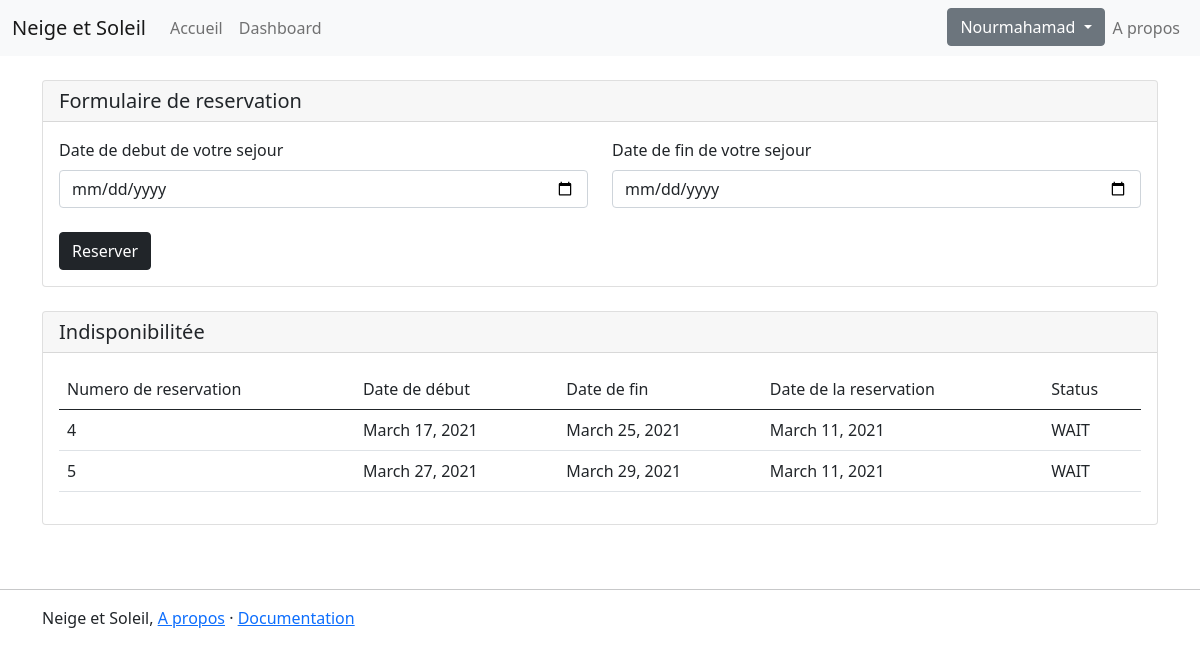
The page /reserver/1 (signed in) on the database its author committed.
### neige_soleil_app/models.py (models this page shows, shortened)
class Reservation(models.Model):
    ENCOURS = 'WAIT'
    ANNULER = 'CANCEL'
    STATUS_RES = [
        (ENCOURS, 'En cours'),
        (ANNULER, 'Annuler'),
    ]
    profile = models.ForeignKey(Profile, on_delete=models.CASCADE)
    propriete = models.ForeignKey(ContratProprietaire, on_delete=models.CASCADE)
    date_reservation = models.DateField(auto_now_add=True)
    date_debut_sejour = models.DateField()
    date_fin_sejour = models.DateField()
    status_reservation = models.CharField(max_length=6, choices=STATUS_RES, default=ENCOURS)

### neige_soleil_app/decorators.py (the view)
    def wrapper_func(request, *args, **kwargs):
        try:
            val = request.user.profile
            return view_func(request, *args, **kwargs)
        except ObjectDoesNotExist:
            return redirect('new_profile')

### neige_soleil_app/views.py (called while the page is built, shortened)
@login_required(login_url='login')
@known_profile
def new_reservation(request, pk):
    contrat = ContratProprietaire.objects.get(id=pk)
    reservations = contrat.reservation_set.all()
    context = {
        'contrat': contrat,
        'reservations': reservations
    }
    return render(request, 'neige_soleil_app/main_new_reservation.html', context)

### neige_soleil_app/templates/neige_soleil_app/main_new_reservation.html
{% extends 'neige_soleil_app/main_layout.html' %}
{% block content %}
    {% include 'neige_soleil_app/form_reservation.html' %}
{% endblock %}

### neige_soleil_app/templates/neige_soleil_app/main_layout.html (shortened to what this page needs)
<!DOCTYPE html>
<html lang="en">
<head>
    {% load static %}
    <link href="https://cdn.jsdelivr.net/npm/bootstrap@5.0.0-beta2/dist/css/bootstrap.min.css" rel="stylesheet">
</head>
<body>
    <nav class="navbar navbar-expand-lg navbar-light bg-light">
        <div class="container-fluid">
            <a class="navbar-brand" href="{% url 'main_home' %}">Neige et Soleil</a>
                <div class="collapse navbar-collapse" id="navbarNavAltMarkup">
                    <div class="navbar-nav">
                        <a class="nav-link" href="{% url 'main_home' %}">Accueil</a>
                        {% if request.user.profile %}
                            <a class="nav-link" href="{% url 'dashboard' %}">Dashboard</a>
                        {% else %}
                            <a class="nav-link" href="{% url 'new_profile' %}">Completer mon profile</a>
                        {% endif %}
                    </div>
                </div>
            <div class="d-flex">
                {% if request.user.profile %}
                    <div class="dropdown">
                        <a class="btn btn-secondary dropdown-toggle" href="#" role="button" id="dropdownMenuLink" data-bs-toggle="dropdown" aria-expanded="false">
                            {{ request.user.first_name }}
                        </a>
                    </div>
                {% else %}
                    <div class="navbar-nav">
                        <a class="nav-link" href="{% url 'logout' %}">Se deconnecter</a>
                    </div>
                {% endif %}
                <div class="navbar-nav">
                    <a class="nav-link" href="#">A propos</a>
                </div>
            </div>
        </div>
    </nav>
    <div class="container">
        <br>
        {% block content %}
        {% endblock %}
    </div>
    <br>
    <br>
    <hr class="featurette-divider">
    <footer class="container">
        <p>Neige et Soleil, <a href="#">A propos</a> &middot; <a href="#">Documentation</a></p>
    </footer>
</body>
</html>

### neige_soleil_app/templates/neige_soleil_app/form_reservation.html (shortened to what this page needs)
<div class="card">
    <h5 class="card-header"> Formulaire de reservation</h5>
    <div class="card-body">
        <form method="post">
            <div class="row">
                <div class="col-6">
                    <label id="debut" class="form-label">Date de debut de votre sejour</label>
                    <input for="debut" class="form-control" type="date" name="date_debut_sejour" value="{{ reservation.date_debut_sejour }}" required>
                </div>
                <div class="col-6">
                    <label id="fin" class="form-label">Date de fin de votre sejour</label>
                    <input for="fin" class="form-control" type="date" name="date_fin_sejour"  value="{{ reservation.date_fin_sejour }}" required>
                </div>
            </div>
            <br>
            <input type="submit" class="btn btn-dark" value="Reserver">
        </form>
    </div>
</div>
<br>
<div class="card">
    <h5 class="card-header"> Indisponibilitée</h5>
    <div class="card-body">
        <table class="table">
            <thead>
            <tr>
                <td scope="col">Numero de reservation</td>
                <td scope="col">Date de début</td>
                <td scope="col">Date de fin</td>
                <td scope="col">Date de la reservation</td>
                <td scope="col">Status</td>
            </tr>
            </thead>
            <tbody>
            {% if reservations %}
                {% for reservation in reservations %}
                    <tr>
                        <td>{{ reservation.id}}</td>
                        <td>{{ reservation.date_debut_sejour }}</td>
                        <td>{{ reservation.date_fin_sejour }}</td>
                        <td>{{ reservation.date_reservation }}</td>
                        <td>{{ reservation.status_reservation }}</td>
                    </tr>
                {% endfor %}
            {% endif %}
            </tbody>
        </table>
    </div>
</div>

### rows shown on the page
Reservation: id "4", date_debut_sejour "March 17, 2021", date_fin_sejour "March 25, 2021", date_reservation "March 11, 2021", status_reservation "WAIT"
Reservation: id "5", date_debut_sejour "March 27, 2021", date_fin_sejour "March 29, 2021", date_reservation "March 11, 2021", status_reservation "WAIT"

### other values the page prints
{{ request.user.first_name }} "Nourmahamad"
